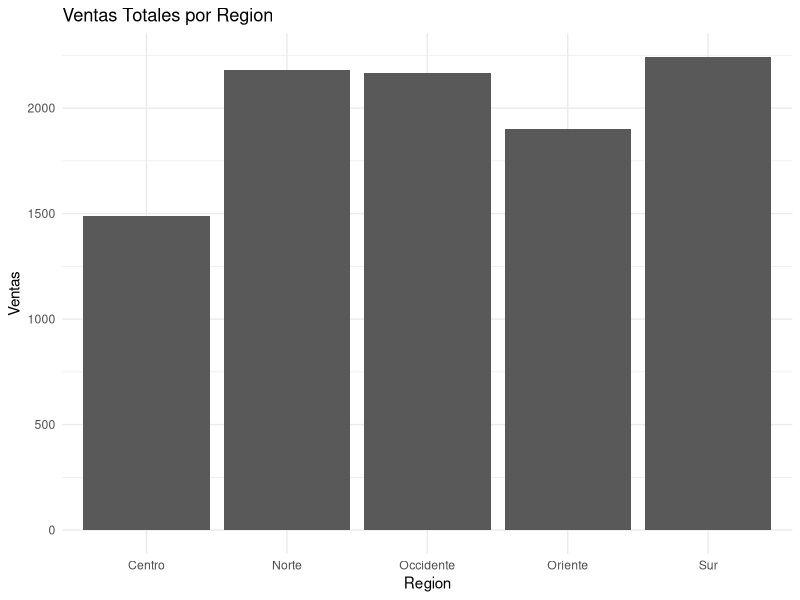
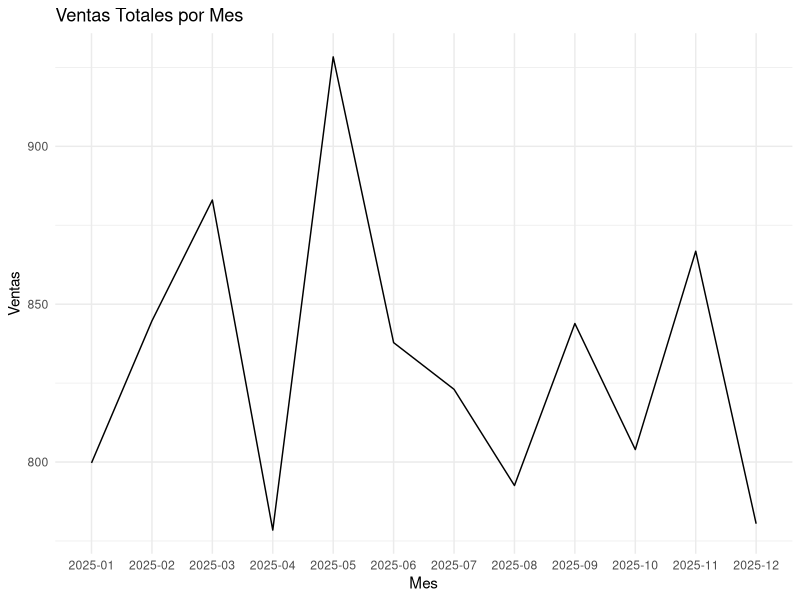
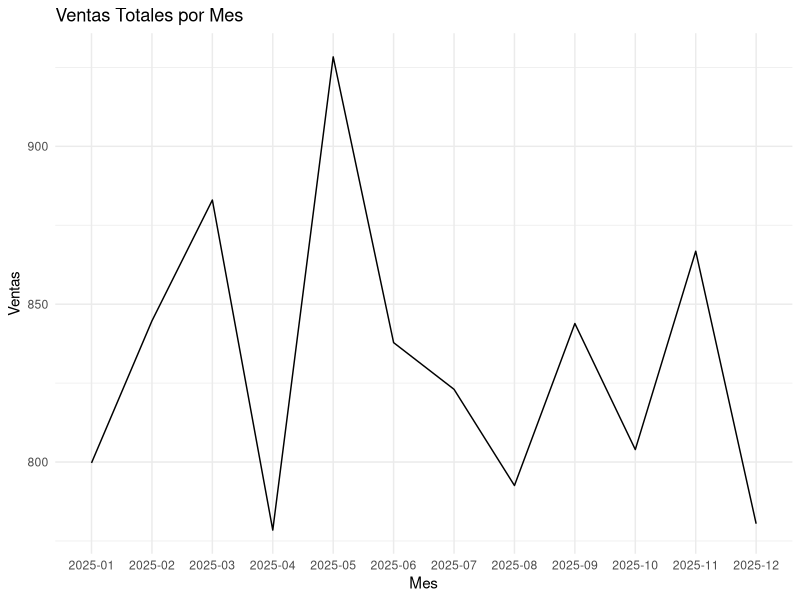
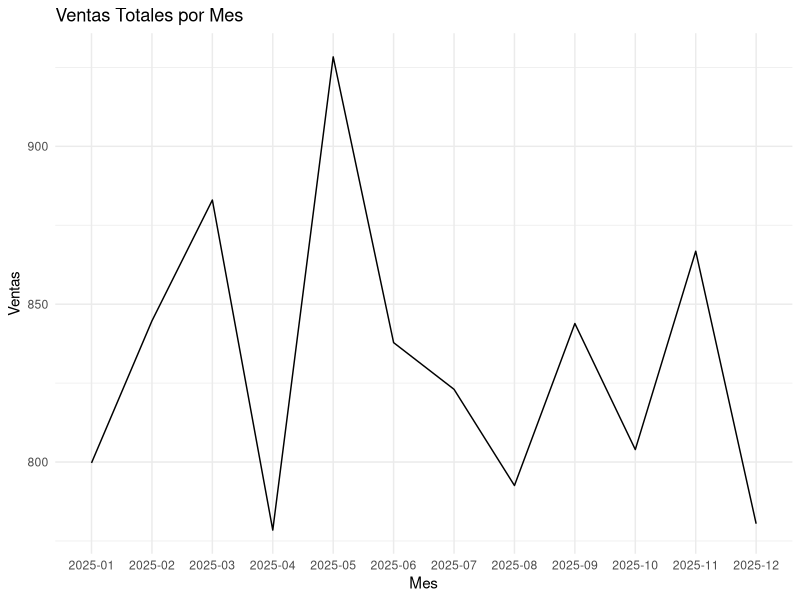

Generate these figures, in order, with R:
library(ggplot2)

# Leer los datos
datos <- read.csv('ventas.csv')

# Calcular ventas totales por region
ventas_region <- aggregate(ventas ~ region, data = datos, sum)
ggplot(ventas_region, aes(x = region, y = ventas)) +
  geom_bar(stat = "identity") +
  theme_minimal() +
  labs(title = "Ventas Totales por Region", x = "Region", y = "Ventas")

# Calcular ventas totales por mes
datos$mes <- factor(datos$mes)
ventas_mes <- aggregate(ventas ~ mes, data = datos, sum)
ggplot(ventas_mes, aes(x = mes, y = ventas)) +
  geom_line(group = 1) +
  theme_minimal() +
  labs(title = "Ventas Totales por Mes", x = "Mes", y = "Ventas")

# Guardar las imágenes
ggsave("dashboard_r_barras.png", width = 8, height = 5)
ggsave("dashboard_r_linea.png", width = 8, height = 5)
